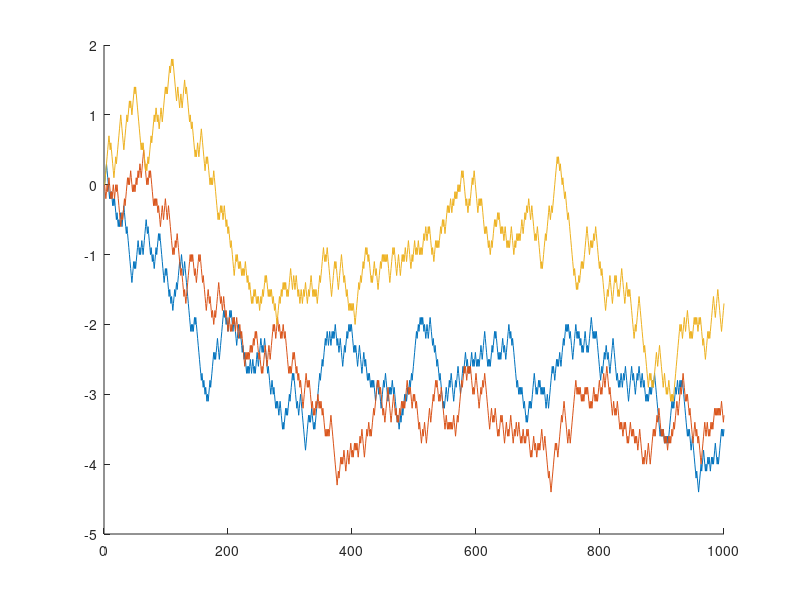

The MATLAB script that drew this image:
#Andarilhos
clear all
clc
tic
andarilhos=3;
dx=0.1;
dt=1000;
x=zeros(andarilhos,dt);
moeda=rand(andarilhos,dt);
for j=2:dt;
	for i=1:andarilhos;
		if moeda(i,j)<0.5
				x(i,j)=x(i,j-1)+dx;
			else
				x(i,j)=x(i,j-1)-dx;
		end
	end
end
hold all
for i=1:andarilhos;
	plot(x(i,:))
end
toc
